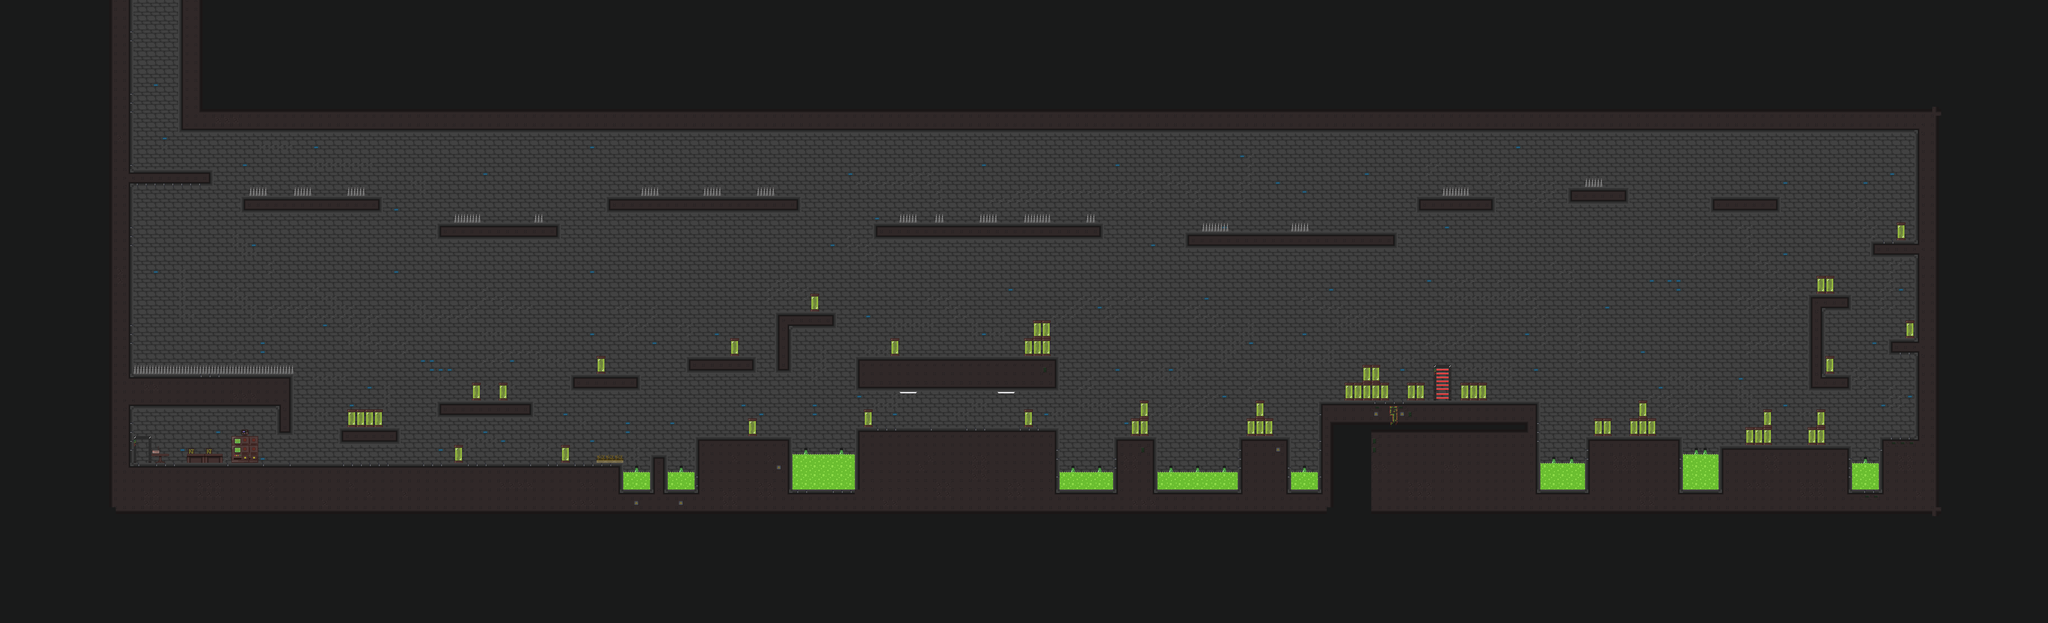

A level layout from a 2D game, rendered from its tile map. Below: a short description, then the map file with tile-grid data replaced by summaries:
An orthogonal 230x70 tile map with 32x32 px tiles, 3 tile layers (Background, Forground, Decor) and 162 objects.

<map version="1.10" tiledversion="1.10.1" orientation="orthogonal" renderorder="right-down" width="230" height="70" tilewidth="32" tileheight="32" infinite="0" nextlayerid="11" nextobjectid="244">
 <tileset firstgid="1" source="AssetPackscaled.tsx" />
 <layer id="1" name="Background" width="230" height="70">
  <data>[16100 cells, 8075 non-empty, 6 distinct tile ids]</data>
 </layer>
 <layer id="3" name="Forground" width="230" height="70">
  <data>[16100 cells, 9668 non-empty, 55 distinct tile ids]</data>
 </layer>
 <layer id="5" name="Decor" width="230" height="70">
  <data>[16100 cells, 286 non-empty, 29 distinct tile ids]</data>
 </layer>
 <objectgroup id="10" name="Heal">
  <object id="107" x="1248" y="1504">
   <point />
  </object>
  <object id="108" x="1280" y="1504">
   <point />
  </object>
  <object id="109" x="1312" y="1504">
   <point />
  </object>
  <object id="110" x="1344" y="1504">
   <point />
  </object>
  <object id="111" x="1376" y="1504">
   <point />
  </object>
  <object id="112" x="1408" y="1504">
   <point />
  </object>
  <object id="123" x="2080" y="1312">
   <point />
  </object>
  <object id="124" x="2112" y="1312">
   <point />
  </object>
  <object id="125" x="2144" y="1312">
   <point />
  </object>
  <object id="126" x="2176" y="1312">
   <point />
  </object>
  <object id="127" x="2208" y="1312">
   <point />
  </object>
  <object id="128" x="2240" y="1312">
   <point />
  </object>
  <object id="129" x="2272" y="1312">
   <point />
  </object>
  <object id="143" x="2528" y="1536">
   <point />
  </object>
  <object id="144" x="2560" y="1536">
   <point />
  </object>
  <object id="145" x="2592" y="1536">
   <point />
  </object>
  <object id="146" x="2624" y="1536">
   <point />
  </object>
  <object id="147" x="2656" y="1536">
   <point />
  </object>
  <object id="148" x="2688" y="1536">
   <point />
  </object>
  <object id="149" x="2720" y="1536">
   <point />
  </object>
  <object id="150" x="2752" y="1536">
   <point />
  </object>
  <object id="151" x="2784" y="1536">
   <point />
  </object>
  <object id="152" x="2816" y="1536">
   <point />
  </object>
  <object id="153" x="3360" y="1248">
   <point />
  </object>
  <object id="154" x="3392" y="1248">
   <point />
  </object>
  <object id="155" x="3456" y="1248">
   <point />
  </object>
  <object id="156" x="3424" y="1248">
   <point />
  </object>
  <object id="157" x="3488" y="1248">
   <point />
  </object>
  <object id="158" x="3520" y="1248">
   <point />
  </object>
  <object id="159" x="3552" y="1248">
   <point />
  </object>
  <object id="160" x="3584" y="1248">
   <point />
  </object>
  <object id="166" x="4192" y="1536">
   <point />
  </object>
  <object id="167" x="4224" y="1504">
   <point />
  </object>
  <object id="168" x="4256" y="1472">
   <point />
  </object>
  <object id="169" x="4288" y="1472">
   <point />
  </object>
  <object id="170" x="4320" y="1472">
   <point />
  </object>
  <object id="171" x="4352" y="1472">
   <point />
  </object>
  <object id="173" x="4384" y="1504">
   <point />
  </object>
  <object id="174" x="4416" y="1536">
   <point />
  </object>
  <object id="175" x="5280" y="1408">
   <point />
  </object>
  <object id="176" x="5312" y="1408">
   <point />
  </object>
  <object id="177" x="5408" y="1408">
   <point />
  </object>
  <object id="178" x="5440" y="1408">
   <point />
  </object>
  <object id="179" x="5472" y="1408">
   <point />
  </object>
  <object id="180" x="5504" y="1408">
   <point />
  </object>
  <object id="181" x="6208" y="1568">
   <point />
  </object>
  <object id="182" x="6272" y="1568">
   <point />
  </object>
  <object id="183" x="6240" y="1568">
   <point />
  </object>
  <object id="184" x="6304" y="1568">
   <point />
  </object>
  <object id="185" x="6336" y="1568">
   <point />
  </object>
  <object id="186" x="6400" y="1568">
   <point />
  </object>
  <object id="188" x="6368" y="1568">
   <point />
  </object>
  <object id="189" x="6432" y="1568">
   <point />
  </object>
  <object id="190" x="6464" y="1568">
   <point />
  </object>
  <object id="191" x="6496" y="1568">
   <point />
  </object>
  <object id="192" x="6528" y="1568">
   <point />
  </object>
  <object id="193" x="6560" y="1568">
   <point />
  </object>
  <object id="194" x="6592" y="1568">
   <point />
  </object>
  <object id="195" x="6624" y="1568">
   <point />
  </object>
  <object id="198" x="6752" y="832">
   <point />
  </object>
  <object id="199" x="6784" y="832">
   <point />
  </object>
  <object id="200" x="6816" y="832">
   <point />
  </object>
  <object id="201" x="6848" y="832">
   <point />
  </object>
  <object id="202" x="6368" y="672">
   <point />
  </object>
  <object id="203" x="6304" y="672">
   <point />
  </object>
  <object id="204" x="6240" y="672">
   <point />
  </object>
  <object id="205" x="6176" y="672">
   <point />
  </object>
  <object id="206" x="5344" y="672">
   <point />
  </object>
  <object id="207" x="5312" y="672">
   <point />
  </object>
  <object id="208" x="5824" y="640">
   <point />
  </object>
  <object id="209" x="5792" y="640">
   <point />
  </object>
  <object id="216" x="4608" y="800">
   <point />
  </object>
  <object id="217" x="4576" y="800">
   <point />
  </object>
  <object id="219" x="4480" y="800">
   <point />
  </object>
  <object id="220" x="4448" y="800">
   <point />
  </object>
  <object id="222" x="3872" y="768">
   <point />
  </object>
  <object id="223" x="3840" y="768">
   <point />
  </object>
  <object id="224" x="3808" y="768">
   <point />
  </object>
  <object id="225" x="3488" y="768">
   <point />
  </object>
  <object id="226" x="3456" y="768">
   <point />
  </object>
  <object id="227" x="3424" y="768">
   <point />
  </object>
  <object id="228" x="2912" y="672">
   <point />
  </object>
  <object id="229" x="2944" y="640">
   <point />
  </object>
  <object id="230" x="2976" y="640">
   <point />
  </object>
  <object id="231" x="3008" y="640">
   <point />
  </object>
  <object id="232" x="3040" y="672">
   <point />
  </object>
  <object id="233" x="3072" y="704">
   <point />
  </object>
  <object id="234" x="3104" y="736">
   <point />
  </object>
  <object id="235" x="3136" y="768">
   <point />
  </object>
  <object id="236" x="2496" y="672">
   <point />
  </object>
  <object id="237" x="2464" y="672">
   <point />
  </object>
  <object id="238" x="2432" y="672">
   <point />
  </object>
  <object id="239" x="2400" y="672">
   <point />
  </object>
  <object id="240" x="1216" y="672">
   <point />
  </object>
  <object id="241" x="1184" y="672">
   <point />
  </object>
  <object id="242" x="1152" y="672">
   <point />
  </object>
 </objectgroup>
 <objectgroup id="6" name="Collision">
  <object id="8" x="0" y="0" width="480" height="2240" />
  <object id="10" x="640" y="0" width="6720" height="480" />
  <object id="12" x="6880" y="480" width="480" height="1760" />
  <object id="15" x="6752" y="1568" width="128" height="192" />
  <object id="17" x="480" y="1760" width="6400" height="480" />
  <object id="19" x="480" y="608" width="288" height="64" />
  <object id="20" x="864" y="704" width="512" height="64" />
  <object id="21" x="1568" y="800" width="448" height="64" />
  <object id="22" x="2176" y="704" width="704" height="64" />
  <object id="23" x="3136" y="800" width="832" height="64" />
  <object id="24" x="4256" y="832" width="768" height="64" />
  <object id="25" x="5088" y="704" width="288" height="64" />
  <object id="26" x="5632" y="672" width="224" height="64" />
  <object id="27" x="6144" y="704" width="256" height="64" />
  </objectgroup>
 <objectgroup id="9" name="NextLVL">
  <!-- 29 objects omitted --></objectgroup>
 <objectgroup id="8" name="Checkpoints">
  <!-- 28 objects omitted --></objectgroup>
 <objectgroup id="7" name="Death">
  <!-- 27 objects omitted --></objectgroup>
</map>
<!-- 52 of 162 objects omitted -->